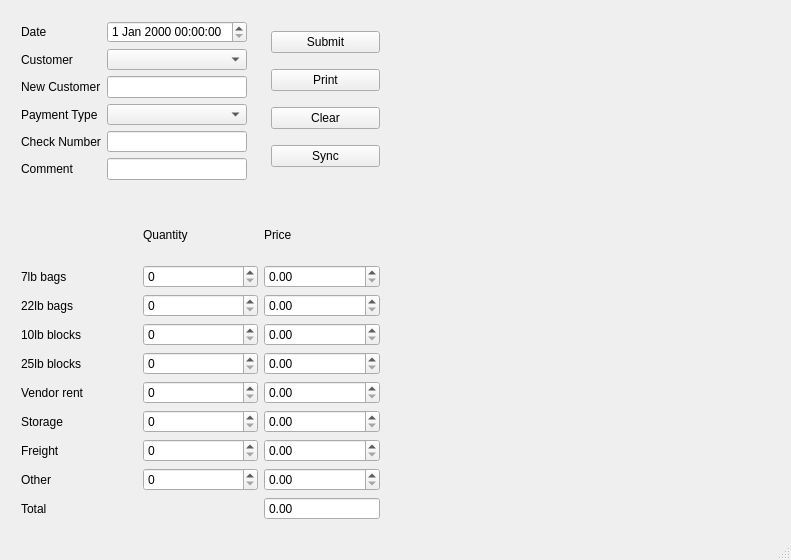
<?xml version="1.0" encoding="UTF-8"?>
<ui version="4.0">
 <class>MainWindow</class>
 <widget class="QMainWindow" name="MainWindow">
  <property name="geometry">
   <rect>
    <x>0</x>
    <y>0</y>
    <width>791</width>
    <height>560</height>
   </rect>
  </property>
  <property name="windowTitle">
   <string>ICEPOS</string>
  </property>
  <widget class="QWidget" name="centralWidget">
   <widget class="QWidget" name="gridLayoutWidget">
    <property name="geometry">
     <rect>
      <x>10</x>
      <y>10</y>
      <width>248</width>
      <height>181</height>
     </rect>
    </property>
    <layout class="QGridLayout" name="gridLayout_2">
     <item row="3" column="0">
      <widget class="QLabel" name="label_3">
       <property name="acceptDrops">
        <bool>false</bool>
       </property>
       <property name="text">
        <string>Payment Type</string>
       </property>
      </widget>
     </item>
     <item row="2" column="0">
      <widget class="QLabel" name="label_16">
       <property name="text">
        <string>New Customer</string>
       </property>
      </widget>
     </item>
     <item row="3" column="1">
      <widget class="QComboBox" name="paidState"/>
     </item>
     <item row="5" column="1">
      <widget class="QLineEdit" name="checkNum"/>
     </item>
     <item row="0" column="0">
      <widget class="QLabel" name="label">
       <property name="text">
        <string>Date</string>
       </property>
      </widget>
     </item>
     <item row="5" column="0">
      <widget class="QLabel" name="label_4">
       <property name="text">
        <string>Check Number</string>
       </property>
      </widget>
     </item>
     <item row="1" column="0">
      <widget class="QLabel" name="label_2">
       <property name="text">
        <string>Customer</string>
       </property>
      </widget>
     </item>
     <item row="2" column="1">
      <widget class="QLineEdit" name="newCustomer">
       <property name="text">
        <string/>
       </property>
       <property name="placeholderText">
        <string/>
       </property>
      </widget>
     </item>
     <item row="6" column="1">
      <widget class="QLineEdit" name="comment">
       <property name="placeholderText">
        <string/>
       </property>
      </widget>
     </item>
     <item row="6" column="0">
      <widget class="QLabel" name="label_17">
       <property name="text">
        <string>Comment</string>
       </property>
      </widget>
     </item>
     <item row="0" column="1">
      <widget class="QDateTimeEdit" name="date"/>
     </item>
     <item row="1" column="1">
      <widget class="QComboBox" name="customers"/>
     </item>
    </layout>
   </widget>
   <widget class="QWidget" name="gridLayoutWidget_2">
    <property name="geometry">
     <rect>
      <x>10</x>
      <y>200</y>
      <width>381</width>
      <height>331</height>
     </rect>
    </property>
    <layout class="QGridLayout" name="gridLayout_3">
     <item row="8" column="1">
      <widget class="QSpinBox" name="otherQ">
       <property name="maximum">
        <number>1000000</number>
       </property>
      </widget>
     </item>
     <item row="8" column="2">
      <widget class="QDoubleSpinBox" name="otherP">
       <property name="maximum">
        <double>10000.000000000000000</double>
       </property>
      </widget>
     </item>
     <item row="1" column="1">
      <widget class="QSpinBox" name="smallbagsQ">
       <property name="maximum">
        <number>1000000</number>
       </property>
      </widget>
     </item>
     <item row="1" column="2">
      <widget class="QDoubleSpinBox" name="smallbagsP">
       <property name="maximum">
        <double>10000.000000000000000</double>
       </property>
      </widget>
     </item>
     <item row="2" column="2">
      <widget class="QDoubleSpinBox" name="bigbagsP">
       <property name="maximum">
        <double>10000.000000000000000</double>
       </property>
      </widget>
     </item>
     <item row="1" column="0">
      <widget class="QLabel" name="label_5">
       <property name="text">
        <string>7lb bags</string>
       </property>
      </widget>
     </item>
     <item row="6" column="2">
      <widget class="QDoubleSpinBox" name="storageP">
       <property name="maximum">
        <double>10000.000000000000000</double>
       </property>
      </widget>
     </item>
     <item row="6" column="1">
      <widget class="QSpinBox" name="storageQ">
       <property name="maximum">
        <number>1000000</number>
       </property>
      </widget>
     </item>
     <item row="3" column="2">
      <widget class="QDoubleSpinBox" name="smallblockP">
       <property name="maximum">
        <double>10000.000000000000000</double>
       </property>
      </widget>
     </item>
     <item row="2" column="1">
      <widget class="QSpinBox" name="bigbagsQ">
       <property name="maximum">
        <number>1000000</number>
       </property>
      </widget>
     </item>
     <item row="5" column="2">
      <widget class="QDoubleSpinBox" name="vendorP">
       <property name="maximum">
        <double>10000.000000000000000</double>
       </property>
      </widget>
     </item>
     <item row="4" column="2">
      <widget class="QDoubleSpinBox" name="largeblockP">
       <property name="maximum">
        <double>10000.000000000000000</double>
       </property>
      </widget>
     </item>
     <item row="7" column="2">
      <widget class="QDoubleSpinBox" name="freightP">
       <property name="maximum">
        <double>10000.000000000000000</double>
       </property>
      </widget>
     </item>
     <item row="3" column="1">
      <widget class="QSpinBox" name="smallblockQ">
       <property name="maximum">
        <number>1000000</number>
       </property>
      </widget>
     </item>
     <item row="7" column="0">
      <widget class="QLabel" name="label_11">
       <property name="text">
        <string>Freight</string>
       </property>
      </widget>
     </item>
     <item row="5" column="1">
      <widget class="QSpinBox" name="vendorQ">
       <property name="maximum">
        <number>1000000</number>
       </property>
      </widget>
     </item>
     <item row="4" column="0">
      <widget class="QLabel" name="label_8">
       <property name="text">
        <string>25lb blocks</string>
       </property>
      </widget>
     </item>
     <item row="7" column="1">
      <widget class="QSpinBox" name="freightQ">
       <property name="maximum">
        <number>1000000</number>
       </property>
      </widget>
     </item>
     <item row="4" column="1">
      <widget class="QSpinBox" name="largeblockQ">
       <property name="maximum">
        <number>1000000</number>
       </property>
      </widget>
     </item>
     <item row="5" column="0">
      <widget class="QLabel" name="label_9">
       <property name="text">
        <string>Vendor rent</string>
       </property>
      </widget>
     </item>
     <item row="2" column="0">
      <widget class="QLabel" name="label_6">
       <property name="text">
        <string>22lb bags</string>
       </property>
      </widget>
     </item>
     <item row="3" column="0">
      <widget class="QLabel" name="label_7">
       <property name="text">
        <string>10lb blocks</string>
       </property>
      </widget>
     </item>
     <item row="6" column="0">
      <widget class="QLabel" name="label_10">
       <property name="text">
        <string>Storage</string>
       </property>
      </widget>
     </item>
     <item row="8" column="0">
      <widget class="QLabel" name="label_12">
       <property name="text">
        <string>Other</string>
       </property>
      </widget>
     </item>
     <item row="9" column="2">
      <widget class="QDoubleSpinBox" name="total">
       <property name="readOnly">
        <bool>true</bool>
       </property>
       <property name="buttonSymbols">
        <enum>QAbstractSpinBox::NoButtons</enum>
       </property>
       <property name="maximum">
        <double>999999999.990000009536743</double>
       </property>
      </widget>
     </item>
     <item row="9" column="0">
      <widget class="QLabel" name="label_15">
       <property name="text">
        <string>Total</string>
       </property>
      </widget>
     </item>
     <item row="0" column="2">
      <widget class="QLabel" name="label_14">
       <property name="text">
        <string>Price</string>
       </property>
      </widget>
     </item>
     <item row="0" column="1">
      <widget class="QLabel" name="label_13">
       <property name="text">
        <string>Quantity</string>
       </property>
      </widget>
     </item>
    </layout>
   </widget>
   <widget class="QWidget" name="gridLayoutWidget_3">
    <property name="geometry">
     <rect>
      <x>260</x>
      <y>10</y>
      <width>131</width>
      <height>181</height>
     </rect>
    </property>
    <layout class="QGridLayout" name="gridLayout">
     <item row="0" column="0">
      <widget class="QPushButton" name="submit">
       <property name="text">
        <string>Submit</string>
       </property>
      </widget>
     </item>
     <item row="2" column="0">
      <widget class="QPushButton" name="clear">
       <property name="text">
        <string>Clear</string>
       </property>
      </widget>
     </item>
     <item row="1" column="0">
      <widget class="QPushButton" name="prnt">
       <property name="text">
        <string>Print</string>
       </property>
      </widget>
     </item>
     <item row="3" column="0">
      <widget class="QPushButton" name="sync">
       <property name="text">
        <string>Sync</string>
       </property>
      </widget>
     </item>
    </layout>
   </widget>
   <widget class="QWidget" name="gridLayoutWidget_4">
    <property name="geometry">
     <rect>
      <x>400</x>
      <y>10</y>
      <width>381</width>
      <height>521</height>
     </rect>
    </property>
    <layout class="QGridLayout" name="gridLayout_4">
     <item row="0" column="0">
      <widget class="QLabel" name="image">
       <property name="text">
        <string/>
       </property>
      </widget>
     </item>
    </layout>
   </widget>
  </widget>
  <widget class="QStatusBar" name="statusBar"/>
 </widget>
 <layoutdefault spacing="6" margin="11"/>
 <tabstops>
  <tabstop>newCustomer</tabstop>
  <tabstop>paidState</tabstop>
  <tabstop>checkNum</tabstop>
  <tabstop>comment</tabstop>
  <tabstop>smallbagsQ</tabstop>
  <tabstop>smallbagsP</tabstop>
  <tabstop>bigbagsQ</tabstop>
  <tabstop>bigbagsP</tabstop>
  <tabstop>smallblockQ</tabstop>
  <tabstop>smallblockP</tabstop>
  <tabstop>largeblockQ</tabstop>
  <tabstop>largeblockP</tabstop>
  <tabstop>vendorQ</tabstop>
  <tabstop>vendorP</tabstop>
  <tabstop>storageQ</tabstop>
  <tabstop>storageP</tabstop>
  <tabstop>freightQ</tabstop>
  <tabstop>freightP</tabstop>
  <tabstop>otherQ</tabstop>
  <tabstop>otherP</tabstop>
  <tabstop>total</tabstop>
  <tabstop>submit</tabstop>
  <tabstop>clear</tabstop>
 </tabstops>
 <resources/>
 <connections>
  <connection>
   <sender>clear</sender>
   <signal>clicked()</signal>
   <receiver>newCustomer</receiver>
   <slot>clear()</slot>
   <hints>
    <hint type="sourcelabel">
     <x>295</x>
     <y>141</y>
    </hint>
    <hint type="destinationlabel">
     <x>246</x>
     <y>88</y>
    </hint>
   </hints>
  </connection>
  <connection>
   <sender>clear</sender>
   <signal>clicked()</signal>
   <receiver>checkNum</receiver>
   <slot>clear()</slot>
   <hints>
    <hint type="sourcelabel">
     <x>352</x>
     <y>134</y>
    </hint>
    <hint type="destinationlabel">
     <x>219</x>
     <y>152</y>
    </hint>
   </hints>
  </connection>
  <connection>
   <sender>clear</sender>
   <signal>clicked()</signal>
   <receiver>comment</receiver>
   <slot>clear()</slot>
   <hints>
    <hint type="sourcelabel">
     <x>321</x>
     <y>132</y>
    </hint>
    <hint type="destinationlabel">
     <x>215</x>
     <y>178</y>
    </hint>
   </hints>
  </connection>
 </connections>
</ui>
